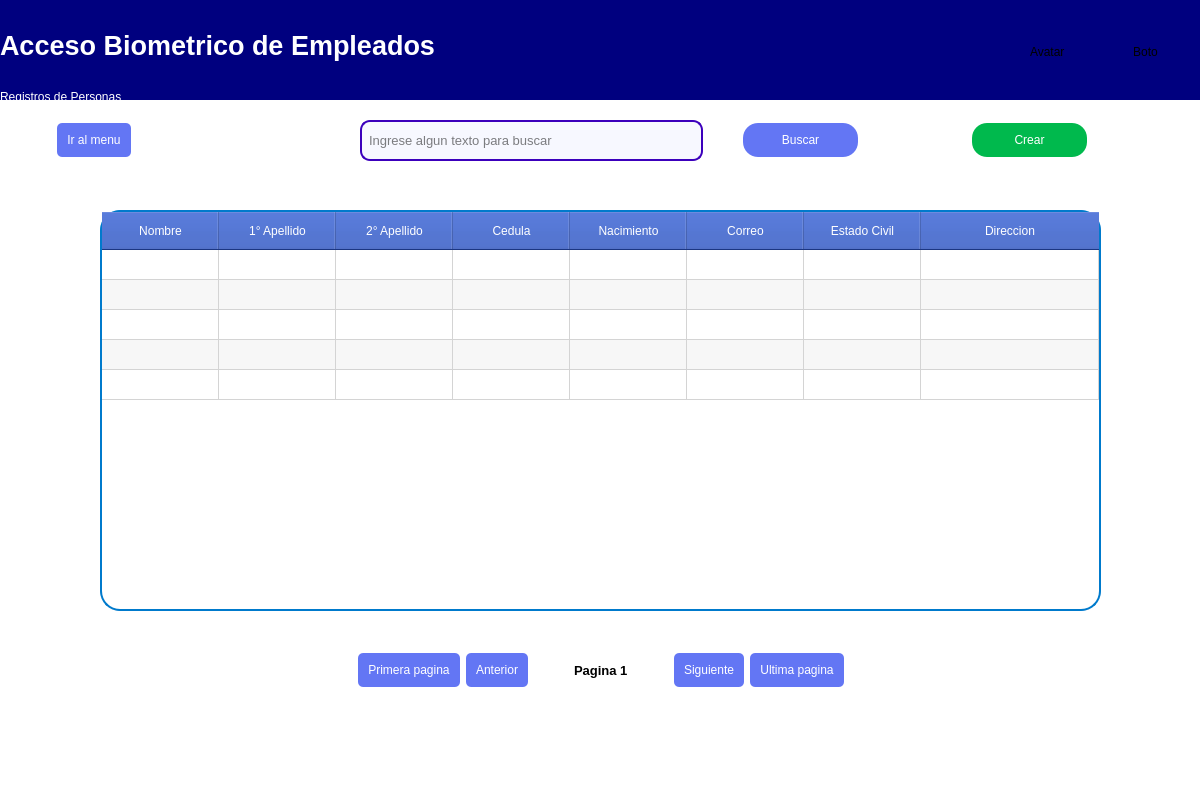
<?xml version="1.0" encoding="UTF-8"?>
<ui version="4.0">
 <class>PaginaPersona</class>
 <widget class="QWidget" name="PaginaPersona">
  <property name="geometry">
   <rect>
    <x>0</x>
    <y>0</y>
    <width>1200</width>
    <height>800</height>
   </rect>
  </property>
  <property name="sizePolicy">
   <sizepolicy hsizetype="Expanding" vsizetype="Expanding">
    <horstretch>0</horstretch>
    <verstretch>0</verstretch>
   </sizepolicy>
  </property>
  <property name="minimumSize">
   <size>
    <width>600</width>
    <height>400</height>
   </size>
  </property>
  <property name="maximumSize">
   <size>
    <width>1200</width>
    <height>800</height>
   </size>
  </property>
  <property name="font">
   <font>
    <bold>true</bold>
    <stylestrategy>PreferAntialias</stylestrategy>
   </font>
  </property>
  <property name="windowTitle">
   <string>Acceso Biometrico de Empleados</string>
  </property>
  <property name="layoutDirection">
   <enum>Qt::LayoutDirection::LeftToRight</enum>
  </property>
  <property name="styleSheet">
   <string notr="true">background-color:rgb(255, 255, 255);
</string>
  </property>
  <widget class="QFrame" name="frame">
   <property name="geometry">
    <rect>
     <x>0</x>
     <y>0</y>
     <width>1201</width>
     <height>101</height>
    </rect>
   </property>
   <property name="sizePolicy">
    <sizepolicy hsizetype="Expanding" vsizetype="Expanding">
     <horstretch>0</horstretch>
     <verstretch>0</verstretch>
    </sizepolicy>
   </property>
   <property name="styleSheet">
    <string notr="true"> background-color: rgb(0, 0, 127); /* Color azul */
 border-radius: 0px 0px 5px 5px; /* Bordes redondeados */
 box-shadow: 10px 10px rgba(0, 0,0, 0.5); /* Sombra exterior */
</string>
   </property>
   <property name="frameShape">
    <enum>QFrame::Shape::StyledPanel</enum>
   </property>
   <property name="frameShadow">
    <enum>QFrame::Shadow::Sunken</enum>
   </property>
   <property name="lineWidth">
    <number>5</number>
   </property>
   <widget class="QWidget" name="gridLayoutWidget">
    <property name="geometry">
     <rect>
      <x>0</x>
      <y>0</y>
      <width>1201</width>
      <height>104</height>
     </rect>
    </property>
    <layout class="QGridLayout" name="gridLayout" columnstretch="5,1">
     <item row="1" column="0">
      <layout class="QVBoxLayout" name="verticalLayout">
       <property name="spacing">
        <number>0</number>
       </property>
       <item>
        <widget class="QLabel" name="label">
         <property name="enabled">
          <bool>true</bool>
         </property>
         <property name="sizePolicy">
          <sizepolicy hsizetype="Expanding" vsizetype="Expanding">
           <horstretch>0</horstretch>
           <verstretch>0</verstretch>
          </sizepolicy>
         </property>
         <property name="font">
          <font>
           <family>Segoe UI</family>
           <pointsize>20</pointsize>
           <italic>false</italic>
           <bold>true</bold>
           <stylestrategy>PreferDefault</stylestrategy>
           <kerning>true</kerning>
          </font>
         </property>
         <property name="styleSheet">
          <string notr="true">background-color:transparent;/*rgb(0, 3, 206);*/
color:white;
font: 700 20pt &quot;Segoe UI&quot;;</string>
         </property>
         <property name="text">
          <string>Acceso Biometrico de Empleados</string>
         </property>
         <property name="textFormat">
          <enum>Qt::TextFormat::AutoText</enum>
         </property>
         <property name="scaledContents">
          <bool>true</bool>
         </property>
         <property name="alignment">
          <set>Qt::AlignmentFlag::AlignLeading|Qt::AlignmentFlag::AlignLeft|Qt::AlignmentFlag::AlignVCenter</set>
         </property>
         <property name="margin">
          <number>10</number>
         </property>
        </widget>
       </item>
       <item>
        <widget class="QLabel" name="lblnombreVista">
         <property name="styleSheet">
          <string notr="true">background-color:transparent;
font: 700 12pt &quot;Segoe UI&quot;;
color: white;</string>
         </property>
         <property name="frameShadow">
          <enum>QFrame::Shadow::Plain</enum>
         </property>
         <property name="lineWidth">
          <number>0</number>
         </property>
         <property name="text">
          <string>Registros de Personas</string>
         </property>
         <property name="alignment">
          <set>Qt::AlignmentFlag::AlignLeading|Qt::AlignmentFlag::AlignLeft|Qt::AlignmentFlag::AlignVCenter</set>
         </property>
         <property name="margin">
          <number>10</number>
         </property>
        </widget>
       </item>
      </layout>
     </item>
     <item row="1" column="1">
      <layout class="QGridLayout" name="gridLayout_4" rowstretch="0,0,0" columnstretch="1,2,1,2,1" rowminimumheight="0,0,0" columnminimumwidth="0,0,0,0,0">
       <item row="1" column="2">
        <spacer name="horizontalSpacer_12">
         <property name="orientation">
          <enum>Qt::Orientation::Horizontal</enum>
         </property>
         <property name="sizeHint" stdset="0">
          <size>
           <width>40</width>
           <height>20</height>
          </size>
         </property>
        </spacer>
       </item>
       <item row="1" column="0">
        <spacer name="horizontalSpacer_13">
         <property name="orientation">
          <enum>Qt::Orientation::Horizontal</enum>
         </property>
         <property name="sizeHint" stdset="0">
          <size>
           <width>40</width>
           <height>20</height>
          </size>
         </property>
        </spacer>
       </item>
       <item row="1" column="4">
        <spacer name="horizontalSpacer_14">
         <property name="orientation">
          <enum>Qt::Orientation::Horizontal</enum>
         </property>
         <property name="sizeHint" stdset="0">
          <size>
           <width>40</width>
           <height>20</height>
          </size>
         </property>
        </spacer>
       </item>
       <item row="0" column="1">
        <spacer name="verticalSpacer_3">
         <property name="orientation">
          <enum>Qt::Orientation::Vertical</enum>
         </property>
         <property name="sizeHint" stdset="0">
          <size>
           <width>20</width>
           <height>40</height>
          </size>
         </property>
        </spacer>
       </item>
       <item row="1" column="1">
        <widget class="QLabel" name="lblAvatar">
         <property name="sizePolicy">
          <sizepolicy hsizetype="Expanding" vsizetype="Expanding">
           <horstretch>0</horstretch>
           <verstretch>0</verstretch>
          </sizepolicy>
         </property>
         <property name="text">
          <string>Avatar</string>
         </property>
        </widget>
       </item>
       <item row="1" column="3">
        <widget class="QPushButton" name="btnConfigBar">
         <property name="sizePolicy">
          <sizepolicy hsizetype="Expanding" vsizetype="Expanding">
           <horstretch>0</horstretch>
           <verstretch>0</verstretch>
          </sizepolicy>
         </property>
         <property name="text">
          <string>Boto</string>
         </property>
        </widget>
       </item>
       <item row="2" column="1">
        <spacer name="verticalSpacer_4">
         <property name="orientation">
          <enum>Qt::Orientation::Vertical</enum>
         </property>
         <property name="sizeHint" stdset="0">
          <size>
           <width>20</width>
           <height>40</height>
          </size>
         </property>
        </spacer>
       </item>
       <item row="2" column="3">
        <spacer name="verticalSpacer_5">
         <property name="orientation">
          <enum>Qt::Orientation::Vertical</enum>
         </property>
         <property name="sizeHint" stdset="0">
          <size>
           <width>20</width>
           <height>40</height>
          </size>
         </property>
        </spacer>
       </item>
       <item row="0" column="3">
        <spacer name="verticalSpacer_6">
         <property name="orientation">
          <enum>Qt::Orientation::Vertical</enum>
         </property>
         <property name="sizeHint" stdset="0">
          <size>
           <width>20</width>
           <height>40</height>
          </size>
         </property>
        </spacer>
       </item>
      </layout>
     </item>
    </layout>
   </widget>
  </widget>
  <widget class="QWidget" name="verticalLayoutWidget_2">
   <property name="geometry">
    <rect>
     <x>0</x>
     <y>100</y>
     <width>1201</width>
     <height>701</height>
    </rect>
   </property>
   <layout class="QVBoxLayout" name="verticalLayout_2">
    <item>
     <widget class="QFrame" name="frame_2">
      <property name="sizePolicy">
       <sizepolicy hsizetype="Expanding" vsizetype="Expanding">
        <horstretch>0</horstretch>
        <verstretch>0</verstretch>
       </sizepolicy>
      </property>
      <property name="frameShape">
       <enum>QFrame::Shape::NoFrame</enum>
      </property>
      <property name="frameShadow">
       <enum>QFrame::Shadow::Sunken</enum>
      </property>
      <property name="lineWidth">
       <number>12</number>
      </property>
      <property name="midLineWidth">
       <number>5</number>
      </property>
      <widget class="QWidget" name="horizontalLayoutWidget_2">
       <property name="geometry">
        <rect>
         <x>0</x>
         <y>550</y>
         <width>1201</width>
         <height>41</height>
        </rect>
       </property>
       <layout class="QHBoxLayout" name="horizontalLayout_2" stretch="1,0,0,0,0,0,0,0,1">
        <item>
         <spacer name="horizontalSpacer">
          <property name="orientation">
           <enum>Qt::Orientation::Horizontal</enum>
          </property>
          <property name="sizeHint" stdset="0">
           <size>
            <width>40</width>
            <height>20</height>
           </size>
          </property>
         </spacer>
        </item>
        <item>
         <widget class="QPushButton" name="btnprimerpagina">
          <property name="cursor">
           <cursorShape>PointingHandCursor</cursorShape>
          </property>
          <property name="styleSheet">
           <string notr="true">QPushButton {
    background-color: rgb(99, 118, 244); /* Color de fondo azul claro */
    color: white; /* Color del texto blanco */
    border: none; /* Sin borde */
    padding: 10px; /* Espaciado interno */
    border-radius: 5px; /* Bordes redondeados */
	font: 700 10pt &quot;Segoe UI&quot;;
}

QPushButton:hover {
    background-color: rgb(76, 64, 207); /* Color más oscuro al pasar el cursor */
}

</string>
          </property>
          <property name="text">
           <string>Primera pagina</string>
          </property>
         </widget>
        </item>
        <item>
         <widget class="QPushButton" name="btnanterior">
          <property name="cursor">
           <cursorShape>PointingHandCursor</cursorShape>
          </property>
          <property name="styleSheet">
           <string notr="true">QPushButton {
    background-color: rgb(99, 118, 244); /* Color de fondo azul claro */
    color: white; /* Color del texto blanco */
    border: none; /* Sin borde */
    padding: 10px; /* Espaciado interno */
    border-radius: 5px; /* Bordes redondeados */
	font: 700 10pt &quot;Segoe UI&quot;;
}

QPushButton:hover {
    background-color: rgb(76, 64, 207); /* Color más oscuro al pasar el cursor */
}

</string>
          </property>
          <property name="text">
           <string>Anterior</string>
          </property>
         </widget>
        </item>
        <item>
         <spacer name="horizontalSpacer_10">
          <property name="orientation">
           <enum>Qt::Orientation::Horizontal</enum>
          </property>
          <property name="sizeHint" stdset="0">
           <size>
            <width>40</width>
            <height>20</height>
           </size>
          </property>
         </spacer>
        </item>
        <item>
         <widget class="QLabel" name="lblnumeropagina">
          <property name="font">
           <font>
            <pointsize>10</pointsize>
            <bold>true</bold>
           </font>
          </property>
          <property name="text">
           <string>Pagina 1</string>
          </property>
         </widget>
        </item>
        <item>
         <spacer name="horizontalSpacer_11">
          <property name="orientation">
           <enum>Qt::Orientation::Horizontal</enum>
          </property>
          <property name="sizeHint" stdset="0">
           <size>
            <width>40</width>
            <height>20</height>
           </size>
          </property>
         </spacer>
        </item>
        <item>
         <widget class="QPushButton" name="btnsiguiente">
          <property name="cursor">
           <cursorShape>PointingHandCursor</cursorShape>
          </property>
          <property name="styleSheet">
           <string notr="true">QPushButton {
    background-color: rgb(99, 118, 244); /* Color de fondo azul claro */
    color: white; /* Color del texto blanco */
    border: none; /* Sin borde */
    padding: 10px; /* Espaciado interno */
    border-radius: 5px; /* Bordes redondeados */
	font: 700 10pt &quot;Segoe UI&quot;;
}

QPushButton:hover {
    background-color: rgb(76, 64, 207); /* Color más oscuro al pasar el cursor */
}

</string>
          </property>
          <property name="text">
           <string>Siguiente</string>
          </property>
         </widget>
        </item>
        <item>
         <widget class="QPushButton" name="btnultimapagina">
          <property name="cursor">
           <cursorShape>PointingHandCursor</cursorShape>
          </property>
          <property name="styleSheet">
           <string notr="true">QPushButton {
    background-color: rgb(99, 118, 244); /* Color de fondo azul claro */
    color: white; /* Color del texto blanco */
    border: none; /* Sin borde */
    padding: 10px; /* Espaciado interno */
    border-radius: 5px; /* Bordes redondeados */
	font: 700 10pt &quot;Segoe UI&quot;;
}

QPushButton:hover {
    background-color: rgb(76, 64, 207); /* Color más oscuro al pasar el cursor */
}

</string>
          </property>
          <property name="text">
           <string>Ultima pagina</string>
          </property>
         </widget>
        </item>
        <item>
         <spacer name="horizontalSpacer_2">
          <property name="orientation">
           <enum>Qt::Orientation::Horizontal</enum>
          </property>
          <property name="sizeHint" stdset="0">
           <size>
            <width>40</width>
            <height>20</height>
           </size>
          </property>
         </spacer>
        </item>
       </layout>
      </widget>
      <widget class="QWidget" name="gridLayoutWidget_2">
       <property name="geometry">
        <rect>
         <x>0</x>
         <y>70</y>
         <width>1201</width>
         <height>481</height>
        </rect>
       </property>
       <layout class="QGridLayout" name="gridLayout_2" rowstretch="0,1,10,1" columnstretch="1,10,1">
        <item row="2" column="1">
         <widget class="QTableWidget" name="tablaPersonas">
          <property name="enabled">
           <bool>true</bool>
          </property>
          <property name="cursor" stdset="0">
           <cursorShape>ArrowCursor</cursorShape>
          </property>
          <property name="mouseTracking">
           <bool>true</bool>
          </property>
          <property name="layoutDirection">
           <enum>Qt::LayoutDirection::LeftToRight</enum>
          </property>
          <property name="styleSheet">
           <string notr="true">QTableWidget {
    background-color: white; /* Celeste */
    border: 2px solid #007acc; /* Borde del contenedor de la tabla */
    border-radius: 20px; /* Esquinas redondeadas */
    box-shadow: 5px 5px 10px rgba(0, 0, 0, 0.3); /* Sombra exterior */
}

QHeaderView::section {
    background-color: rgb(38, 76, 182); /* Color del encabezado */
    color: white; /* Color del texto del encabezado */
    padding: 10px; /* Espaciado interno del encabezado */
	font: 700 10pt &quot;Segoe UI&quot;;
}
</string>
          </property>
          <property name="frameShape">
           <enum>QFrame::Shape::NoFrame</enum>
          </property>
          <property name="frameShadow">
           <enum>QFrame::Shadow::Sunken</enum>
          </property>
          <property name="sizeAdjustPolicy">
           <enum>QAbstractScrollArea::SizeAdjustPolicy::AdjustToContentsOnFirstShow</enum>
          </property>
          <property name="editTriggers">
           <set>QAbstractItemView::EditTrigger::NoEditTriggers</set>
          </property>
          <property name="showDropIndicator" stdset="0">
           <bool>true</bool>
          </property>
          <property name="dragDropOverwriteMode">
           <bool>false</bool>
          </property>
          <property name="alternatingRowColors">
           <bool>true</bool>
          </property>
          <property name="selectionMode">
           <enum>QAbstractItemView::SelectionMode::SingleSelection</enum>
          </property>
          <property name="selectionBehavior">
           <enum>QAbstractItemView::SelectionBehavior::SelectColumns</enum>
          </property>
          <property name="textElideMode">
           <enum>Qt::TextElideMode::ElideNone</enum>
          </property>
          <property name="verticalScrollMode">
           <enum>QAbstractItemView::ScrollMode::ScrollPerPixel</enum>
          </property>
          <property name="horizontalScrollMode">
           <enum>QAbstractItemView::ScrollMode::ScrollPerPixel</enum>
          </property>
          <attribute name="horizontalHeaderCascadingSectionResizes">
           <bool>false</bool>
          </attribute>
          <attribute name="horizontalHeaderDefaultSectionSize">
           <number>117</number>
          </attribute>
          <attribute name="horizontalHeaderHighlightSections">
           <bool>false</bool>
          </attribute>
          <attribute name="horizontalHeaderShowSortIndicator" stdset="0">
           <bool>false</bool>
          </attribute>
          <attribute name="horizontalHeaderStretchLastSection">
           <bool>true</bool>
          </attribute>
          <attribute name="verticalHeaderVisible">
           <bool>false</bool>
          </attribute>
          <attribute name="verticalHeaderCascadingSectionResizes">
           <bool>false</bool>
          </attribute>
          <attribute name="verticalHeaderStretchLastSection">
           <bool>false</bool>
          </attribute>
          <row>
           <property name="text">
            <string>Nueva fila</string>
           </property>
          </row>
          <row>
           <property name="text">
            <string>Nueva fila</string>
           </property>
          </row>
          <row>
           <property name="text">
            <string>Nueva fila</string>
           </property>
          </row>
          <row>
           <property name="text">
            <string>Nueva fila</string>
           </property>
          </row>
          <row/>
          <column>
           <property name="text">
            <string>Nombre</string>
           </property>
          </column>
          <column>
           <property name="text">
            <string>1° Apellido</string>
           </property>
          </column>
          <column>
           <property name="text">
            <string>2° Apellido</string>
           </property>
          </column>
          <column>
           <property name="text">
            <string>Cedula</string>
           </property>
          </column>
          <column>
           <property name="text">
            <string>Nacimiento</string>
           </property>
          </column>
          <column>
           <property name="text">
            <string>Correo</string>
           </property>
          </column>
          <column>
           <property name="text">
            <string>Estado Civil</string>
           </property>
          </column>
          <column>
           <property name="text">
            <string>Direccion</string>
           </property>
          </column>
          <item row="4" column="0">
           <property name="text">
            <string/>
           </property>
          </item>
          <item row="4" column="1">
           <property name="text">
            <string/>
           </property>
          </item>
          <item row="4" column="2">
           <property name="text">
            <string/>
           </property>
          </item>
          <item row="4" column="3">
           <property name="text">
            <string/>
           </property>
          </item>
         </widget>
        </item>
        <item row="3" column="1">
         <spacer name="verticalSpacer_2">
          <property name="orientation">
           <enum>Qt::Orientation::Vertical</enum>
          </property>
          <property name="sizeHint" stdset="0">
           <size>
            <width>20</width>
            <height>40</height>
           </size>
          </property>
         </spacer>
        </item>
        <item row="2" column="2">
         <spacer name="horizontalSpacer_3">
          <property name="orientation">
           <enum>Qt::Orientation::Horizontal</enum>
          </property>
          <property name="sizeHint" stdset="0">
           <size>
            <width>40</width>
            <height>20</height>
           </size>
          </property>
         </spacer>
        </item>
        <item row="1" column="1">
         <spacer name="verticalSpacer">
          <property name="orientation">
           <enum>Qt::Orientation::Vertical</enum>
          </property>
          <property name="sizeHint" stdset="0">
           <size>
            <width>20</width>
            <height>40</height>
           </size>
          </property>
         </spacer>
        </item>
        <item row="2" column="0">
         <spacer name="horizontalSpacer_4">
          <property name="orientation">
           <enum>Qt::Orientation::Horizontal</enum>
          </property>
          <property name="sizeHint" stdset="0">
           <size>
            <width>40</width>
            <height>20</height>
           </size>
          </property>
         </spacer>
        </item>
       </layout>
      </widget>
      <widget class="QWidget" name="horizontalLayoutWidget_3">
       <property name="geometry">
        <rect>
         <x>0</x>
         <y>20</y>
         <width>1201</width>
         <height>41</height>
        </rect>
       </property>
       <layout class="QHBoxLayout" name="horizontalLayout_3" stretch="1,0,4,6,0,2,2,2,2">
        <property name="spacing">
         <number>0</number>
        </property>
        <item>
         <spacer name="horizontalSpacer_5">
          <property name="orientation">
           <enum>Qt::Orientation::Horizontal</enum>
          </property>
          <property name="sizeHint" stdset="0">
           <size>
            <width>40</width>
            <height>20</height>
           </size>
          </property>
         </spacer>
        </item>
        <item>
         <widget class="QPushButton" name="ir_menu">
          <property name="cursor">
           <cursorShape>PointingHandCursor</cursorShape>
          </property>
          <property name="styleSheet">
           <string notr="true">QPushButton {
    background-color: rgb(99, 118, 244); /* Color de fondo azul claro */
    color: white; /* Color del texto blanco */
    border: none; /* Sin borde */
    padding: 10px; /* Espaciado interno */
    border-radius: 5px; /* Bordes redondeados */
	font: 700 10pt &quot;Segoe UI&quot;;
}

QPushButton:hover {
    background-color: rgb(76, 64, 207); /* Color más oscuro al pasar el cursor */
}</string>
          </property>
          <property name="text">
           <string>Ir al menu</string>
          </property>
         </widget>
        </item>
        <item>
         <spacer name="horizontalSpacer_6">
          <property name="orientation">
           <enum>Qt::Orientation::Horizontal</enum>
          </property>
          <property name="sizeHint" stdset="0">
           <size>
            <width>40</width>
            <height>20</height>
           </size>
          </property>
         </spacer>
        </item>
        <item>
         <widget class="QLineEdit" name="inputbuscar">
          <property name="sizePolicy">
           <sizepolicy hsizetype="Expanding" vsizetype="Expanding">
            <horstretch>0</horstretch>
            <verstretch>0</verstretch>
           </sizepolicy>
          </property>
          <property name="font">
           <font>
            <pointsize>10</pointsize>
           </font>
          </property>
          <property name="styleSheet">
           <string notr="true"> QLineEdit {
        background-color: rgb(247, 248, 255);
        color: rgb(0, 0, 0);
        border: 2px solid rgb(60, 0, 188);
        padding: 5px;
        border-radius: 10px;
		
    }

    QLineEdit:focus {
        border: 2px solid darkblue;
    }
</string>
          </property>
          <property name="placeholderText">
           <string>Ingrese algun texto para buscar</string>
          </property>
         </widget>
        </item>
        <item>
         <spacer name="horizontalSpacer_7">
          <property name="orientation">
           <enum>Qt::Orientation::Horizontal</enum>
          </property>
          <property name="sizeHint" stdset="0">
           <size>
            <width>40</width>
            <height>20</height>
           </size>
          </property>
         </spacer>
        </item>
        <item>
         <widget class="QPushButton" name="btnbuscar">
          <property name="cursor">
           <cursorShape>PointingHandCursor</cursorShape>
          </property>
          <property name="styleSheet">
           <string notr="true">QPushButton {
    background-color: rgb(99, 118, 244); /* Color de fondo azul claro */
    color: white; /* Color del texto blanco */
    border: none; /* Sin borde */
    padding: 10px; /* Espaciado interno */
    border-radius: 15px; /* Bordes redondeados */
	font: 700 10pt &quot;Segoe UI&quot;;
}

QPushButton:hover {
    background-color: rgb(76, 64, 207); /* Color más oscuro al pasar el cursor */
}</string>
          </property>
          <property name="text">
           <string>Buscar</string>
          </property>
         </widget>
        </item>
        <item>
         <spacer name="horizontalSpacer_8">
          <property name="orientation">
           <enum>Qt::Orientation::Horizontal</enum>
          </property>
          <property name="sizeHint" stdset="0">
           <size>
            <width>40</width>
            <height>20</height>
           </size>
          </property>
         </spacer>
        </item>
        <item>
         <widget class="QPushButton" name="btncrear">
          <property name="cursor">
           <cursorShape>PointingHandCursor</cursorShape>
          </property>
          <property name="styleSheet">
           <string notr="true">QPushButton {
    background-color: rgb(0, 185, 77); /* Color de fondo azul claro */
    color: white; /* Color del texto blanco */
    border: none; /* Sin borde */
    padding: 10px; /* Espaciado interno */
    border-radius: 15px; /* Bordes redondeados */
	font: 700 10pt &quot;Segoe UI&quot;;
}

QPushButton:hover {
    background-color: rgb(0, 214, 50); /* Color más oscuro al pasar el cursor */
}</string>
          </property>
          <property name="text">
           <string>Crear</string>
          </property>
         </widget>
        </item>
        <item>
         <spacer name="horizontalSpacer_9">
          <property name="orientation">
           <enum>Qt::Orientation::Horizontal</enum>
          </property>
          <property name="sizeHint" stdset="0">
           <size>
            <width>40</width>
            <height>20</height>
           </size>
          </property>
         </spacer>
        </item>
       </layout>
      </widget>
     </widget>
    </item>
   </layout>
  </widget>
 </widget>
 <resources/>
 <connections/>
</ui>
